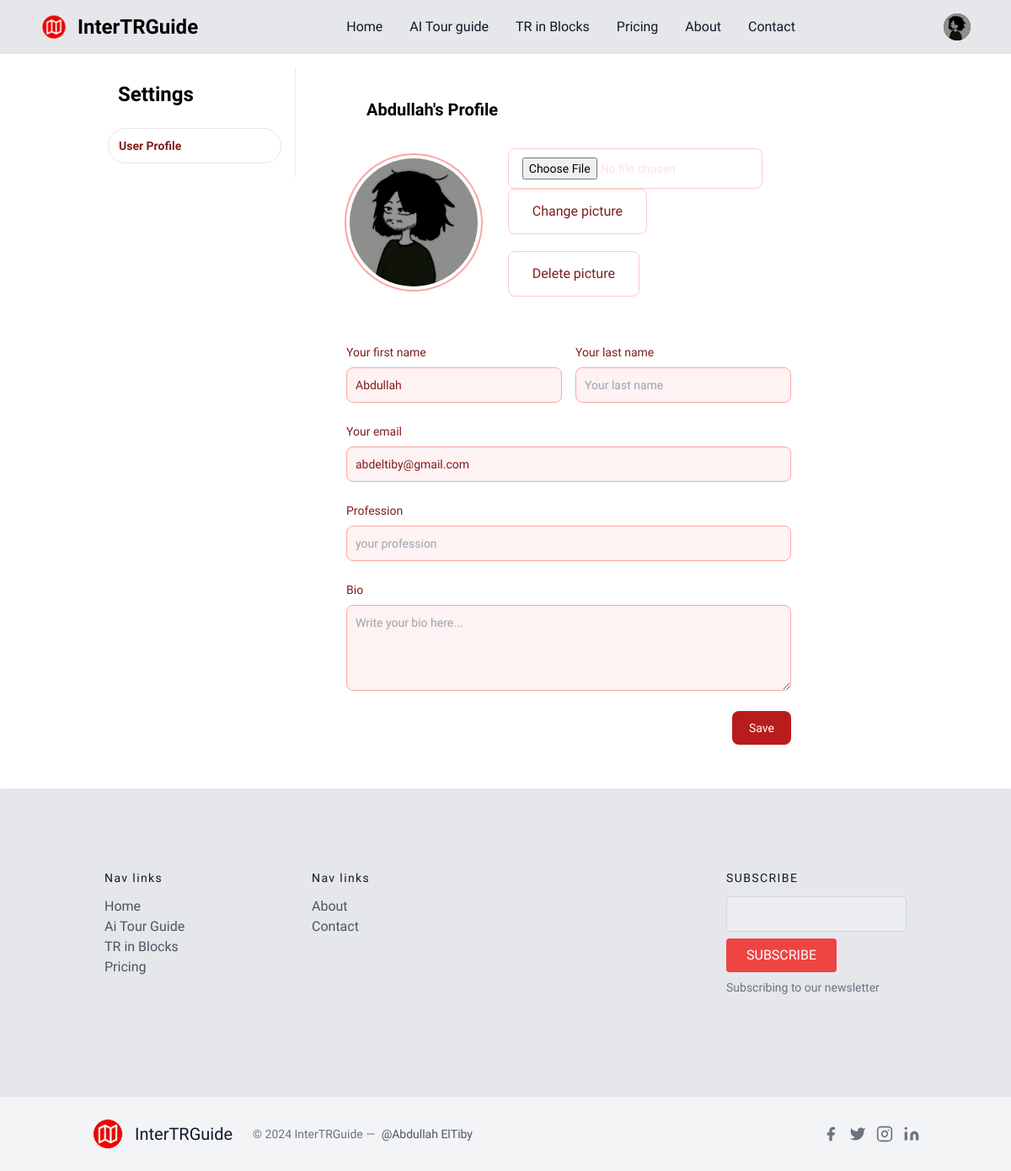
The app's page /settings/ (signed in), older data.
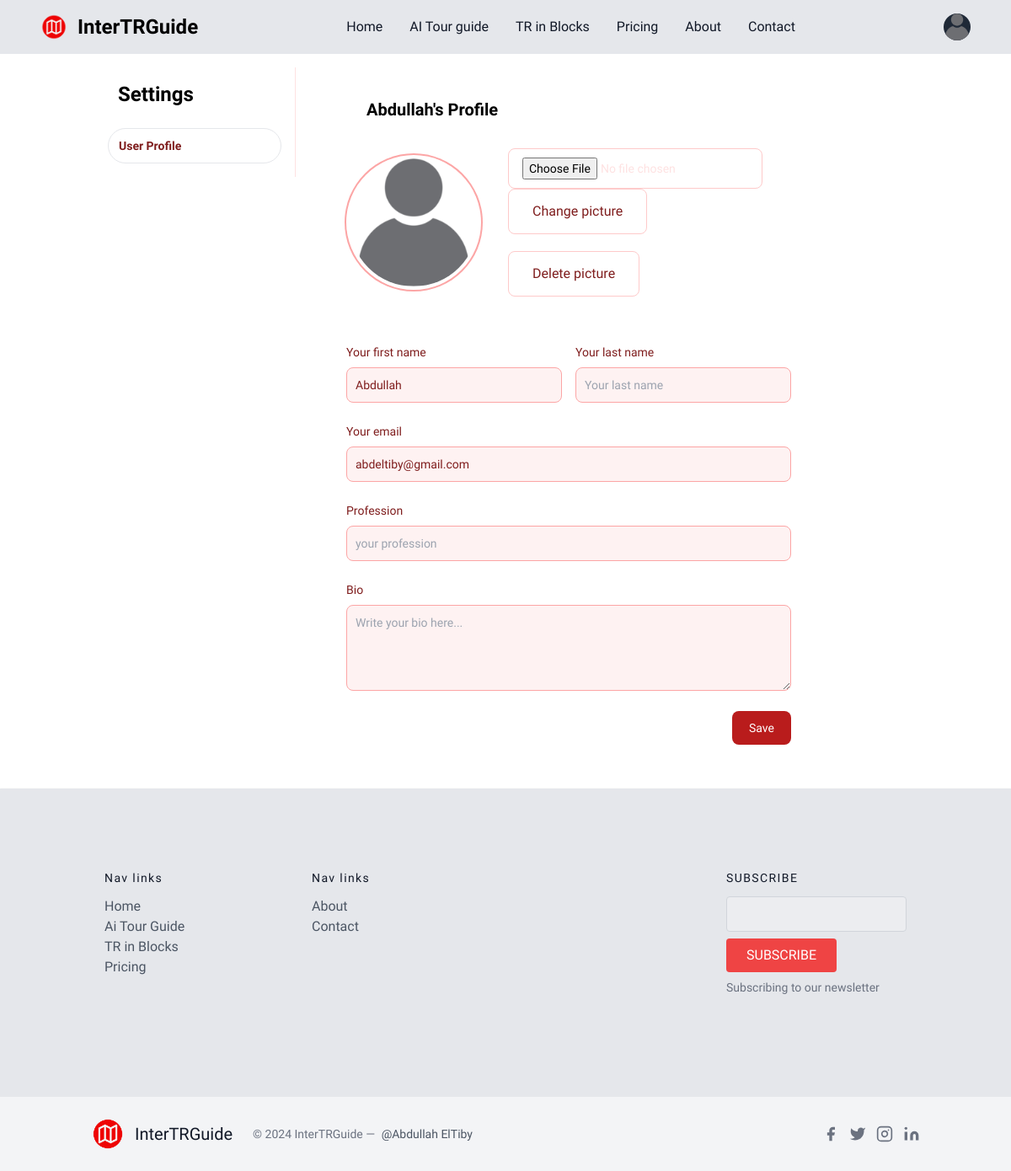
The same page, newer data.
### app/models.py (models this page shows, shortened)
class CustomUser(AbstractUser):
    name = models.CharField(max_length=100, blank=True)
    image = models.ImageField(upload_to='profile_pics', default='profile_pics/default.png')
    email = models.EmailField(unique=True)
    password = models.CharField(max_length=128, default='defaultpassword')

### app/views.py (the view)
# urls.py: path('settings/', views.settings, name='settings'),
@login_required(login_url='login')
def settings(request):
    return render(request, 'settings_page.html')

### templates/settings_page.html (shortened to what the changed rows need)
{% extends "base.html" %}
{% block maincontent %}
<div class="bg-white w-full flex flex-col gap-5 px-3 md:px-16 lg:px-28 md:flex-row text-[#161931]">
    <aside class="hidden py-4 md:w-1/3 lg:w-1/4 md:block">
        <div class="sticky flex flex-col gap-2 p-4 text-sm border-r border-red-100 top-12">
            <h2 class="pl-3 mb-4 text-2xl font-semibold">Settings</h2>
        </div>
    </aside>
    <main class="w-full min-h-screen py-1 md:w-2/3 lg:w-3/4">
        <div class="p-2 md:p-4">
            <div class="w-full px-6 pb-8 mt-8 sm:max-w-xl sm:rounded-lg">
                <h2 class="pl-6 text-2xl font-bold sm:text-xl">{{ user.name }}'s Profile</h2>
                <div class="grid max-w-2xl mx-auto mt-8">
                    <div class="flex flex-col items-center space-y-5 sm:flex-row sm:space-y-0">
                        <img class="object-cover w-40 h-40 p-1 rounded-full ring-2 ring-red-300 dark:ring-red-500"
                            src="{{user.image.url}}"
                            alt="Bordered avatar">
                        <div class="flex flex-col space-y-5 sm:ml-8">
                            <form action="{% url 'change_profile_picture' %}" method="post" enctype="multipart/form-data">
                            </form>
                            <form action="{% url 'delete_profile_picture' %}" method="post">
                            </form>
                        </div>
                    </div>
                    <div class="items-center mt-8 sm:mt-14 text-[#202142]">
                        <div
                            class="flex flex-col items-center w-full mb-2 space-x-0 space-y-2 sm:flex-row sm:space-x-4 sm:space-y-0 sm:mb-6">
                            <div class="w-full">
                                <label for="first_name"
                                    class="block mb-2 text-sm font-medium text-red-900 dark:text-white">Your
                                    first name</label>
                                <input type="text" id="first_name"
                                    class="bg-red-50 border border-red-300 text-red-900 text-sm rounded-lg focus:ring-red-500 focus:border-red-500 block w-full p-2.5 "
                                    placeholder="Your first name" value="{{user.name}}" required>
                            </div>
                        </div>
                        <div class="mb-2 sm:mb-6">
                            <label for="email"
                                class="block mb-2 text-sm font-medium text-red-900 dark:text-white">Your
                                email</label>
                            <input type="email" id="email"
                                class="bg-red-50 border border-red-300 text-red-900 text-sm rounded-lg focus:ring-red-500 focus:border-red-500 block w-full p-2.5 "
                                placeholder="your.email@mail.com" value="{{user.email}}" required>
                        </div>
                    </div>
                </div>
            </div>
        </div>
    </main>
</div>
{% endblock maincontent %}

### templates/base.html (shortened to what the changed rows need)
{% load static %}
<!DOCTYPE html>
<html lang="en">
<head>
    <link href="https://cdn.jsdelivr.net/npm/tailwindcss@2.2.19/dist/tailwind.min.css" rel="stylesheet">
</head>
<body>
<nav class="bg-gray-200 shadow shadow-gray-300 w-100 px-8 md:px-auto">
	<div class="max-w-screen-xl flex flex-wrap items-center justify-between mx-auto p-4 bg-gray-200">
	<div class="flex items-center md:order-2 space-x-3 md:space-x-0 rtl:space-x-reverse bg-gray-200">
		<button type="button" class="flex text-sm bg-gray-800 rounded-full md:me-0 focus:ring-4 focus:ring-gray-300 dark:focus:ring-gray-600" id="user-menu-button" aria-expanded="false" data-dropdown-toggle="user-dropdown" data-dropdown-placement="bottom">
		  {% if user.is_authenticated %}
		  <img class="w-8 h-8 rounded-full" src="{{ user.image.url }}" alt="">
		  {% else %}
		  <img class="w-8 h-8 rounded-full" src="{% static "app/default.png" %}" alt="">
		  {% endif %}
		</button>
	</div>
	</div>
  </nav>
{% block maincontent %}
{% endblock maincontent %}
<footer class="bg-gray-200 shadow shadow-gray-300 text-gray-600 body-font">
	<div class="container px-5 py-24 mx-auto">
	  <div class="flex flex-wrap md:text-left text-center order-first">
		<div class="lg:w-1/4 md:w-1/2 w-full px-4">
		  <h2 class="title-font font-medium text-gray-900 tracking-widest text-sm mb-3">Nav links</h2>
		</div>
		<div class="lg:w-1/4 md:w-1/2 w-full px-4">
		  <h2 class="title-font font-medium text-gray-900 tracking-widest text-sm mb-3">Nav links</h2>
		</div>
		<div class="lg:w-1/4 md:w-1/2 w-full px-4">
		  <h2 class="title-font font-medium text-gray-900 tracking-widest text-sm mb-3">SUBSCRIBE</h2>
			<br class="lg:block hidden">
		</div>
	  </div>
	</div>
  </footer>
</body>
</html>

Row changes from the older to the newer data that the page shows:
changed CustomUser "Abdullah": image: picture removed, a placeholder shows
